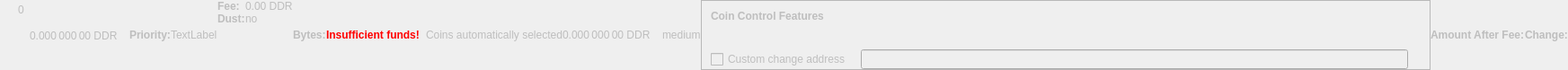
    <widget class="QWidget" name="dummyHideWidget" native="true">
     <property name="enabled">
      <bool>false</bool>
     </property>
     <property name="maximumSize">
      <size>
       <width>100</width>
       <height>22</height>
      </size>
     </property>
     <layout class="QHBoxLayout" name="dummyHideLayout">
      <property name="spacing">
       <number>0</number>
      </property>
      <property name="leftMargin">
       <number>0</number>
      </property>
      <property name="topMargin">
       <number>0</number>
      </property>
      <property name="rightMargin">
       <number>0</number>
      </property>
      <property name="bottomMargin">
       <number>0</number>
      </property>
      <item>
       <layout class="QFormLayout" name="formLayoutCoinControl1">
        <property name="horizontalSpacing">
         <number>10</number>
        </property>
        <property name="verticalSpacing">
         <number>14</number>
        </property>
        <property name="leftMargin">
         <number>10</number>
        </property>
        <property name="topMargin">
         <number>4</number>
        </property>
        <property name="rightMargin">
         <number>6</number>
        </property>
        <item row="0" column="1">
         <widget class="QLabel" name="labelCoinControlBytes">
          <property name="cursor">
           <cursorShape>IBeamCursor</cursorShape>
          </property>
          <property name="contextMenuPolicy">
           <enum>Qt::ActionsContextMenu</enum>
          </property>
          <property name="text">
           <string notr="true">0</string>
          </property>
          <property name="textInteractionFlags">
           <set>Qt::LinksAccessibleByMouse|Qt::TextSelectableByKeyboard|Qt::TextSelectableByMouse</set>
          </property>
         </widget>
        </item>
       </layout>
      </item>
      <item>
       <widget class="QLabel" name="labelCoinControlAfterFee">
        <property name="enabled">
         <bool>false</bool>
        </property>
        <property name="sizePolicy">
         <sizepolicy hsizetype="Fixed" vsizetype="Fixed">
          <horstretch>0</horstretch>
          <verstretch>0</verstretch>
         </sizepolicy>
        </property>
        <property name="minimumSize">
         <size>
          <width>111</width>
          <height>12</height>
         </size>
        </property>
        <property name="maximumSize">
         <size>
          <width>111</width>
          <height>12</height>
         </size>
        </property>
        <property name="cursor">
         <cursorShape>IBeamCursor</cursorShape>
        </property>
        <property name="contextMenuPolicy">
         <enum>Qt::ActionsContextMenu</enum>
        </property>
        <property name="text">
         <string notr="true">0.000 000 00 DDR</string>
        </property>
        <property name="textInteractionFlags">
         <set>Qt::LinksAccessibleByMouse|Qt::TextSelectableByKeyboard|Qt::TextSelectableByMouse</set>
        </property>
       </widget>
      </item>
      <item>
       <widget class="QLabel" name="labelCoinControlPriorityText">
        <property name="enabled">
         <bool>false</bool>
        </property>
        <property name="font">
         <font>
          <weight>75</weight>
          <bold>true</bold>
         </font>
        </property>
        <property name="text">
         <string>Priority:</string>
        </property>
       </widget>
      </item>
      <item>
       <layout class="QHBoxLayout" name="horizontalLayout">
        <item>
         <widget class="QLabel" name="WarningLabel">
          <property name="text">
           <string>TextLabel</string>
          </property>
         </widget>
        </item>
       </layout>
      </item>
      <item>
       <layout class="QFormLayout" name="formLayoutCoinControl3">
        <property name="horizontalSpacing">
         <number>0</number>
        </property>
        <property name="verticalSpacing">
         <number>0</number>
        </property>
        <property name="leftMargin">
         <number>0</number>
        </property>
        <property name="topMargin">
         <number>0</number>
        </property>
        <property name="rightMargin">
         <number>0</number>
        </property>
        <item row="0" column="0">
         <widget class="QLabel" name="labelCoinControlFeeText">
          <property name="enabled">
           <bool>false</bool>
          </property>
          <property name="font">
           <font>
            <weight>75</weight>
            <bold>true</bold>
           </font>
          </property>
          <property name="text">
           <string>Fee:</string>
          </property>
          <property name="margin">
           <number>0</number>
          </property>
         </widget>
        </item>
        <item row="0" column="1">
         <widget class="QLabel" name="labelCoinControlFee">
          <property name="enabled">
           <bool>false</bool>
          </property>
          <property name="cursor">
           <cursorShape>IBeamCursor</cursorShape>
          </property>
          <property name="contextMenuPolicy">
           <enum>Qt::ActionsContextMenu</enum>
          </property>
          <property name="text">
           <string notr="true">0.00 DDR</string>
          </property>
          <property name="textInteractionFlags">
           <set>Qt::LinksAccessibleByMouse|Qt::TextSelectableByKeyboard|Qt::TextSelectableByMouse</set>
          </property>
         </widget>
        </item>
        <item row="1" column="0">
         <widget class="QLabel" name="labelCoinControlLowOutputText">
          <property name="enabled">
           <bool>false</bool>
          </property>
          <property name="font">
           <font>
            <weight>75</weight>
            <bold>true</bold>
           </font>
          </property>
          <property name="text">
           <string>Dust:</string>
          </property>
         </widget>
        </item>
        <item row="1" column="1">
         <widget class="QLabel" name="labelCoinControlLowOutput">
          <property name="enabled">
           <bool>false</bool>
          </property>
          <property name="cursor">
           <cursorShape>IBeamCursor</cursorShape>
          </property>
          <property name="contextMenuPolicy">
           <enum>Qt::ActionsContextMenu</enum>
          </property>
          <property name="text">
           <string>no</string>
          </property>
          <property name="textInteractionFlags">
           <set>Qt::LinksAccessibleByMouse|Qt::TextSelectableByKeyboard|Qt::TextSelectableByMouse</set>
          </property>
         </widget>
        </item>
       </layout>
      </item>
      <item>
       <widget class="QLabel" name="labelCoinControlBytesText">
        <property name="enabled">
         <bool>false</bool>
        </property>
        <property name="font">
         <font>
          <weight>75</weight>
          <bold>true</bold>
         </font>
        </property>
        <property name="text">
         <string>Bytes:</string>
        </property>
       </widget>
      </item>
      <item>
       <layout class="QFormLayout" name="formLayoutCoinControl2">
        <property name="horizontalSpacing">
         <number>0</number>
        </property>
        <property name="verticalSpacing">
         <number>0</number>
        </property>
        <property name="leftMargin">
         <number>0</number>
        </property>
        <property name="topMargin">
         <number>0</number>
        </property>
        <property name="rightMargin">
         <number>0</number>
        </property>
       </layout>
      </item>
      <item>
       <layout class="QHBoxLayout" name="horizontalLayoutCoinControl2">
        <property name="spacing">
         <number>0</number>
        </property>
        <property name="bottomMargin">
         <number>0</number>
        </property>
       </layout>
      </item>
      <item>
       <widget class="QLabel" name="labelCoinControlInsuffFunds">
        <property name="enabled">
         <bool>false</bool>
        </property>
        <property name="minimumSize">
         <size>
          <width>0</width>
          <height>0</height>
         </size>
        </property>
        <property name="font">
         <font>
          <weight>75</weight>
          <bold>true</bold>
         </font>
        </property>
        <property name="styleSheet">
         <string notr="true">color:red;font-weight:bold;</string>
        </property>
        <property name="text">
         <string>Insufficient funds!</string>
        </property>
        <property name="margin">
         <number>5</number>
        </property>
       </widget>
      </item>
      <item>
       <layout class="QFormLayout" name="formLayoutCoinControl4">
        <property name="horizontalSpacing">
         <number>0</number>
        </property>
        <property name="verticalSpacing">
         <number>0</number>
        </property>
        <property name="leftMargin">
         <number>0</number>
        </property>
        <property name="topMargin">
         <number>0</number>
        </property>
        <property name="rightMargin">
         <number>0</number>
        </property>
       </layout>
      </item>
      <item>
       <widget class="QLabel" name="labelCoinControlChangeLabel">
        <property name="enabled">
         <bool>false</bool>
        </property>
        <property name="sizePolicy">
         <sizepolicy hsizetype="Preferred" vsizetype="Expanding">
          <horstretch>0</horstretch>
          <verstretch>0</verstretch>
         </sizepolicy>
        </property>
        <property name="minimumSize">
         <size>
          <width>0</width>
          <height>0</height>
         </size>
        </property>
        <property name="text">
         <string/>
        </property>
        <property name="margin">
         <number>3</number>
        </property>
       </widget>
      </item>
      <item>
       <widget class="QLabel" name="labelCoinControlAutomaticallySelected">
        <property name="enabled">
         <bool>false</bool>
        </property>
        <property name="sizePolicy">
         <sizepolicy hsizetype="Fixed" vsizetype="Fixed">
          <horstretch>0</horstretch>
          <verstretch>0</verstretch>
         </sizepolicy>
        </property>
        <property name="minimumSize">
         <size>
          <width>0</width>
          <height>0</height>
         </size>
        </property>
        <property name="maximumSize">
         <size>
          <width>240</width>
          <height>16777215</height>
         </size>
        </property>
        <property name="text">
         <string>Coins automatically selected</string>
        </property>
        <property name="margin">
         <number>5</number>
        </property>
       </widget>
      </item>
      <item>
       <widget class="QLabel" name="labelCoinControlChange">
        <property name="enabled">
         <bool>false</bool>
        </property>
        <property name="sizePolicy">
         <sizepolicy hsizetype="Fixed" vsizetype="Fixed">
          <horstretch>0</horstretch>
          <verstretch>0</verstretch>
         </sizepolicy>
        </property>
        <property name="minimumSize">
         <size>
          <width>111</width>
          <height>0</height>
         </size>
        </property>
        <property name="maximumSize">
         <size>
          <width>111</width>
          <height>16777215</height>
         </size>
        </property>
        <property name="cursor">
         <cursorShape>IBeamCursor</cursorShape>
        </property>
        <property name="contextMenuPolicy">
         <enum>Qt::ActionsContextMenu</enum>
        </property>
        <property name="text">
         <string notr="true">0.000 000 00 DDR</string>
        </property>
        <property name="textInteractionFlags">
         <set>Qt::LinksAccessibleByMouse|Qt::TextSelectableByKeyboard|Qt::TextSelectableByMouse</set>
        </property>
       </widget>
      </item>
      <item>
       <widget class="QLabel" name="labelCoinControlPriority">
        <property name="enabled">
         <bool>false</bool>
        </property>
        <property name="cursor">
         <cursorShape>IBeamCursor</cursorShape>
        </property>
        <property name="contextMenuPolicy">
         <enum>Qt::ActionsContextMenu</enum>
        </property>
        <property name="text">
         <string>medium</string>
        </property>
        <property name="textInteractionFlags">
         <set>Qt::LinksAccessibleByMouse|Qt::TextSelectableByKeyboard|Qt::TextSelectableByMouse</set>
        </property>
       </widget>
      </item>
      <item>
       <widget class="QFrame" name="frameCoinControl">
        <property name="sizePolicy">
         <sizepolicy hsizetype="Expanding" vsizetype="Expanding">
          <horstretch>0</horstretch>
          <verstretch>0</verstretch>
         </sizepolicy>
        </property>
        <property name="maximumSize">
         <size>
          <width>16777215</width>
          <height>16777215</height>
         </size>
        </property>
        <property name="frameShape">
         <enum>QFrame::StyledPanel</enum>
        </property>
        <property name="frameShadow">
         <enum>QFrame::Sunken</enum>
        </property>
        <layout class="QVBoxLayout" name="verticalLayoutCoinControl2_2">
         <property name="spacing">
          <number>0</number>
         </property>
         <property name="leftMargin">
          <number>0</number>
         </property>
         <property name="topMargin">
          <number>0</number>
         </property>
         <property name="rightMargin">
          <number>0</number>
         </property>
         <property name="bottomMargin">
          <number>0</number>
         </property>
         <item>
          <layout class="QVBoxLayout" name="verticalLayoutCoinControl" stretch="0,0,0,1">
           <property name="spacing">
            <number>0</number>
           </property>
           <property name="leftMargin">
            <number>10</number>
           </property>
           <property name="topMargin">
            <number>10</number>
           </property>
           <item>
            <layout class="QHBoxLayout" name="horizontalLayoutCoinControl1">
             <property name="bottomMargin">
              <number>15</number>
             </property>
             <item>
              <widget class="QLabel" name="labelCoinControlFeatures">
               <property name="enabled">
                <bool>false</bool>
               </property>
               <property name="sizePolicy">
                <sizepolicy hsizetype="Preferred" vsizetype="Maximum">
                 <horstretch>0</horstretch>
                 <verstretch>0</verstretch>
                </sizepolicy>
               </property>
               <property name="font">
                <font>
                 <weight>75</weight>
                 <bold>true</bold>
                </font>
               </property>
               <property name="styleSheet">
                <string notr="true">font-weight:bold;</string>
               </property>
               <property name="text">
                <string>Coin Control Features</string>
               </property>
              </widget>
             </item>
            </layout>
           </item>
           <item>
            <widget class="QWidget" name="widgetCoinControl" native="true">
             <property name="sizePolicy">
              <sizepolicy hsizetype="Preferred" vsizetype="Preferred">
               <horstretch>0</horstretch>
               <verstretch>0</verstretch>
              </sizepolicy>
             </property>
             <property name="minimumSize">
              <size>
               <width>0</width>
               <height>0</height>
              </size>
             </property>
             <property name="styleSheet">
              <string notr="true"/>
             </property>
             <layout class="QHBoxLayout" name="horizontalLayoutCoinControl5_2">
              <property name="leftMargin">
               <number>0</number>
              </property>
              <property name="topMargin">
               <number>0</number>
              </property>
              <property name="rightMargin">
               <number>0</number>
              </property>
              <property name="bottomMargin">
               <number>0</number>
              </property>
              <item>
               <layout class="QHBoxLayout" name="horizontalLayoutCoinControl3">
                <property name="spacing">
                 <number>20</number>
                </property>
                <property name="topMargin">
                 <number>0</number>
                </property>
                <property name="bottomMargin">
                 <number>10</number>
                </property>
               </layout>
              </item>
             </layout>
            </widget>
           </item>
           <item>
            <layout class="QHBoxLayout" name="horizontalLayoutCoinControl4" stretch="0,0,0">
             <property name="spacing">
              <number>12</number>
             </property>
             <property name="sizeConstraint">
              <enum>QLayout::SetDefaultConstraint</enum>
             </property>
             <property name="topMargin">
              <number>5</number>
             </property>
             <property name="rightMargin">
              <number>5</number>
             </property>
             <item>
              <widget class="QCheckBox" name="checkBoxCoinControlChange">
               <property name="enabled">
                <bool>false</bool>
               </property>
               <property name="toolTip">
                <string>If this is activated, but the change address is empty or invalid, change will be sent to a newly generated address.</string>
               </property>
               <property name="text">
                <string>Custom change address</string>
               </property>
              </widget>
             </item>
             <item>
              <widget class="QValidatedLineEdit" name="lineEditCoinControlChange">
               <property name="enabled">
                <bool>false</bool>
               </property>
               <property name="sizePolicy">
                <sizepolicy hsizetype="Expanding" vsizetype="Fixed">
                 <horstretch>0</horstretch>
                 <verstretch>0</verstretch>
                </sizepolicy>
               </property>
              </widget>
             </item>
             <item>
              <widget class="QLabel" name="labelCoinControlChangeLabel_2">
               <property name="sizePolicy">
                <sizepolicy hsizetype="Preferred" vsizetype="Expanding">
                 <horstretch>0</horstretch>
                 <verstretch>0</verstretch>
                </sizepolicy>
               </property>
               <property name="minimumSize">
                <size>
                 <width>0</width>
                 <height>0</height>
                </size>
               </property>
               <property name="text">
                <string/>
               </property>
               <property name="margin">
                <number>3</number>
               </property>
              </widget>
             </item>
            </layout>
           </item>
           <item>
            <spacer name="verticalSpacerCoinControl">
             <property name="orientation">
              <enum>Qt::Vertical</enum>
             </property>
             <property name="sizeHint" stdset="0">
              <size>
               <width>800</width>
               <height>1</height>
              </size>
             </property>
            </spacer>
           </item>
          </layout>
         </item>
        </layout>
       </widget>
      </item>
      <item>
       <widget class="QLabel" name="labelCoinControlAfterFeeText">
        <property name="enabled">
         <bool>false</bool>
        </property>
        <property name="minimumSize">
         <size>
          <width>0</width>
          <height>0</height>
         </size>
        </property>
        <property name="maximumSize">
         <size>
          <width>16777215</width>
          <height>16777215</height>
         </size>
        </property>
        <property name="font">
         <font>
          <weight>75</weight>
          <bold>true</bold>
         </font>
        </property>
        <property name="text">
         <string>Amount After Fee:</string>
        </property>
        <property name="alignment">
         <set>Qt::AlignLeading|Qt::AlignLeft|Qt::AlignVCenter</set>
        </property>
        <property name="margin">
         <number>0</number>
        </property>
       </widget>
      </item>
      <item>
       <widget class="QLabel" name="labelCoinControlChangeText">
        <property name="enabled">
         <bool>false</bool>
        </property>
        <property name="sizePolicy">
         <sizepolicy hsizetype="Preferred" vsizetype="Preferred">
          <horstretch>0</horstretch>
          <verstretch>0</verstretch>
         </sizepolicy>
        </property>
        <property name="minimumSize">
         <size>
          <width>0</width>
          <height>0</height>
         </size>
        </property>
        <property name="maximumSize">
         <size>
          <width>16777215</width>
          <height>16777215</height>
         </size>
        </property>
        <property name="font">
         <font>
          <weight>75</weight>
          <bold>true</bold>
         </font>
        </property>
        <property name="text">
         <string>Change:</string>
        </property>
        <property name="alignment">
         <set>Qt::AlignLeading|Qt::AlignLeft|Qt::AlignVCenter</set>
        </property>
       </widget>
      </item>
     </layout>
    </widget>
